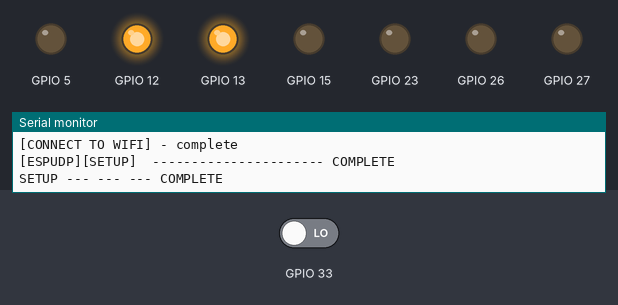
A program run on a simulated ESP32. Parts: output pins drawn as LEDs (lit = HIGH), the last lines printed to the serial monitor. Dashed ring = blinking. The test bench sets the inputs (shaded band); at power-on: GPIO 33 LOW.

Above: at 4.4 s.
4.5 s: GPIO 33 driven HIGH
At 7.4 s:
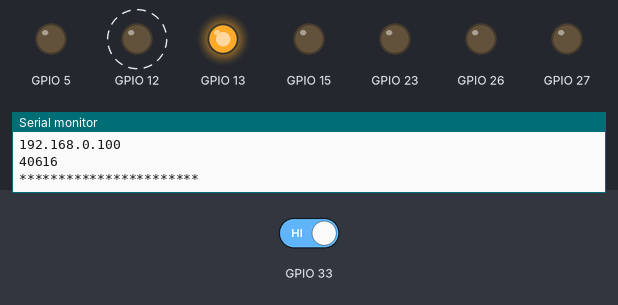
7.5 s: GPIO 33 driven LOW
At 8.5 s:
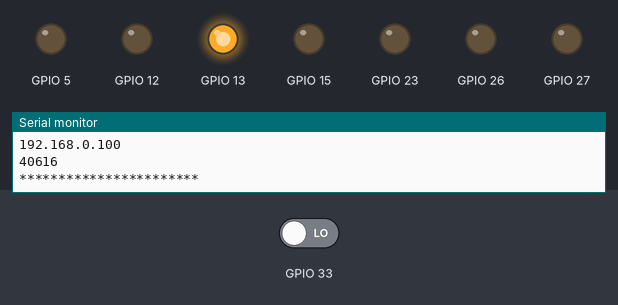
Timing chart, 0 to 10.5 s (numbered marks = the images above; inputs shaded):
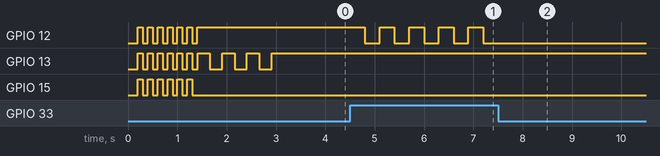

Measured:
- after the input at 4.5 s, GPIO 12: alternates HIGH for 0.30 s and LOW for 0.30 s, starting after 0.30 s
- after the input at 7.5 s, GPIO 12: stops changing and stays LOW

The program:

main.cpp
```cpp
#include <Arduino.h>
#include <EspChannel.h>


// ______________________________________________________________________________________________ PARAMETERS

//Static IP address configuration
//      ROBOT IPS
// IP = 192.168.0.6 -> SIID
// IP = 192.168.0.7 -> BLACKWING
// IP = 192.168.0.8 -> SONOMA
//      ESP IPS
// IP = 192.168.0.40 -> ACC 1
// IP = 192.168.0.41 -> ACC 2
// IP = 192.168.0.50 -> SONAR 1

//const IPAddress staticIP(192, 168, 0, 30);  // Accelerometer 4
//const IPAddress staticIP(192, 168, 0, 50);  // capsensor
//const IPAddress staticIP(192, 168, 0, 55);  // btn1 - right verde
//const IPAddress staticIP(192, 168, 0, 56);  // btn2 - right blu
//const IPAddress staticIP(192, 168, 0, 57);  // btn3 - wrong rosso
//const IPAddress staticIP(192, 168, 0, 58);  // btn4 - right giallo
const IPAddress staticIP(192, 168, 0, 59);  // btn5 - wrong nero
//const IPAddress staticIP(192, 168, 0, 60);  // btn6 - wrong verde
//const IPAddress staticIP(192, 168, 0, 61);  // btn1 - wrong giallo

//const IPAddress staticIP(192, 168, 43, 10); //btn1 su Honor 9 Lite

// ______________________________________________________________________________________________ ESP CHANNEL


// ---------- ACCELEROMETER
//Accelerometer 4 : SDA 18 SCL 19
//Accelerometer 6 : SDA 21 SCL 22

int accPinA = 18; //18 SDA 32 21
int accPinB = 19; //19 SCL 33 22
AccEspChannel espChannel(staticIP, accPinA, accPinB);


// ______________________________________________________________________________________________ MAIN

void setup() {

  // SERIAL
  Serial.begin(115200);
  delay(200);
  Serial.println("SETUP --- --- --- BEGIN");

  // SETUP ESP CHANNEL
  espChannel.setup();
  delay(200);

  // wait for a few seconds before starting
  delay(100);
  Serial.println("SETUP --- --- --- COMPLETE");
}

void loop() {

  espChannel.loop();
}
```
